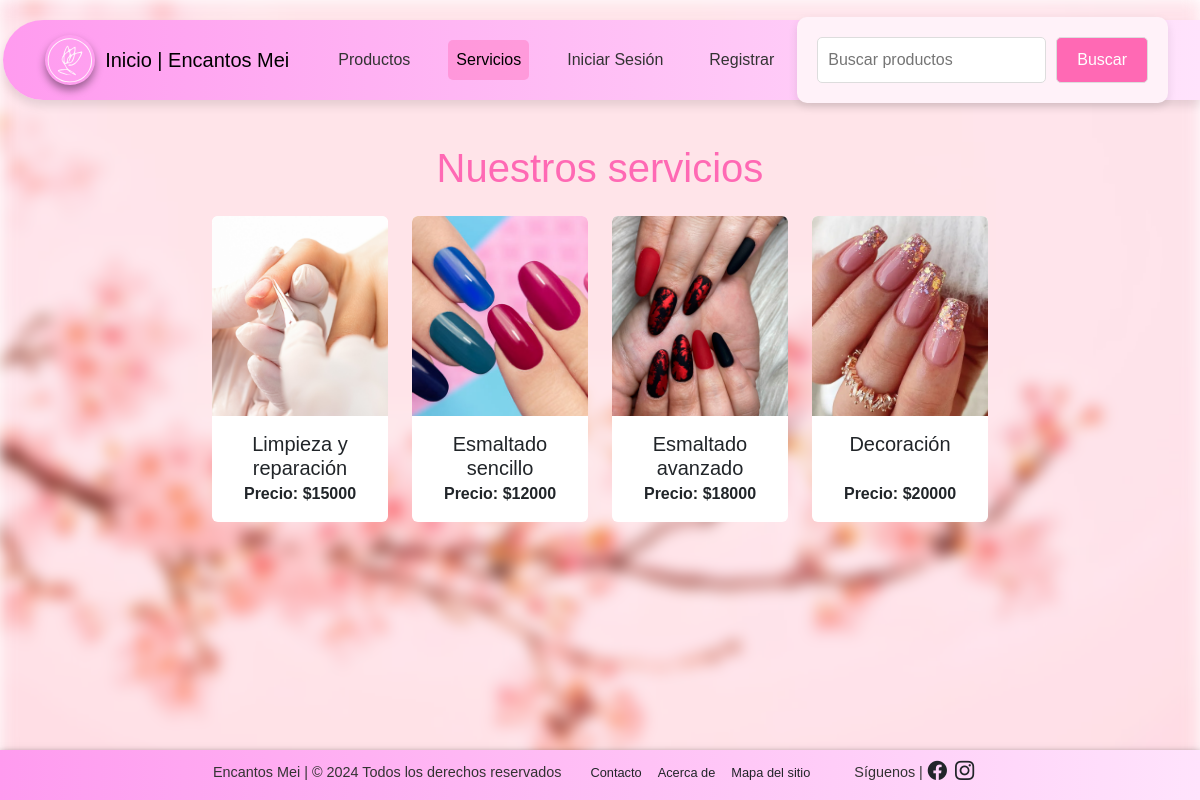
The app's page /shop/services/ with its own data.
### shop/models.py (models this page shows, shortened)
class Service(models.Model):
    name = models.CharField(max_length=100)
    description = models.TextField()
    price = models.IntegerField()
    duration = models.PositiveIntegerField(help_text="Duración en minutos")
    image = models.ImageField(upload_to='services/', blank=True, null=True)

### shop/views.py (the view)
# urls.py: path('services/', ServiceListView.as_view(), name='services'),
class ServiceListView(ListView):
    model = Service
    template_name = 'services.html'
    context_object_name = 'services'
    def get_context_data(self, **kwargs):
        context = super().get_context_data(**kwargs)
        context['is_admin'] = is_admin(self.request.user)
        return context

### shop/context_processors.py (called while the page is built)
def profile_context(request):
    profile = None
    if request.user.is_authenticated:
        try:
            profile = Profile.objects.get(user=request.user)
        except Profile.DoesNotExist:
            pass
    return {'profile': profile}

def notification_count(request):
    if request.user.is_authenticated:
        count = Notification.objects.filter(user=request.user, read=False).count()
        return {'notification_count': count}
    return {'notification_count': 0}

### shop/views.py (called while the page is built)
def is_admin(user):
    return user.groups.filter(name='Administradora de tienda').exists() or user.is_superuser

### shop/templates/services.html (shortened to what this page needs)
{% extends 'base.html' %}
{% block content %}
<h1 class="text-center my-4">
    Nuestros servicios
</h1>
    <div class="container">
        <div class="row">
            {% for service in services %}
                <div class="col-md-3 mb-4">
                    <a href="{% url 'service_detail' service.pk %}" class="card text-decoration-none text-dark">
                        {% if service.image %}
                            <img src="{{ service.image.url }}" class="card-img-top" alt="{{ service.name }}">
                        {% endif %}
                        <div class="card-body">
                            <h5 class="card-title">
                                {{ service.name }}
                            </h5>
                            <p class="card-text"><strong>
                                Precio: ${{ service.price }}
                            </strong></p>
                        </div>
                    </a>
                </div>
            {% endfor %}
        </div>
    </div>
{% endblock %}

### shop/static/css/styles.css (style rules this page uses)
body { font-family: 'Arial', sans-serif; color: #333; margin: 0; padding: 0; min-height: 100vh; display: flex; flex-direction: column; overflow-y: scroll; }
body::before { content: ''; position: fixed; top: 0; left: 0; right: 0; bottom: 0; background-image: url("../images/pink_flowers.jpg"); background-size: cover; background-position: center; filter: blur(8px); z-index: -1; }
h1 { color: #ff69b4; }
.container { max-width: 800px; margin: auto; }
.card { border: none; transition: transform 0.2s; max-width: 250px; margin: auto; display: flex; flex-direction: column; height: 100%; max-height: 330px; overflow: hidden; }
.card-body { flex-grow: 1; }
.card-body h5 { margin-bottom: 0rem; }
.card-body p { margin-bottom: 0.25rem; }
.card-title { min-height: 50px; }
.card-img-top { width: 100%; height: 200px; object-fit: cover; }
.container { display: flex; justify-content: center; align-items: center; height: 100%; }

### records on screen
Service: image (picture), name "Limpieza y reparación", price "15000"
Service: image (picture), name "Esmaltado sencillo", price "12000"
Service: image (picture), name "Esmaltado avanzado", price "18000"
Service: image (picture), name "Decoración", price "20000"
